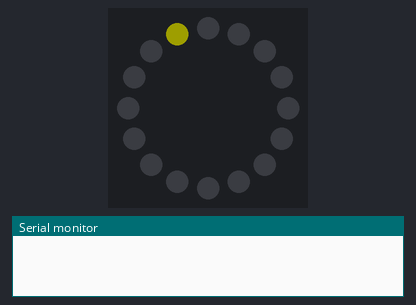
A sketch run on a simulated Arduino Uno, built with avr-gcc and run on an emulated ATmega328P. On the bench: 16 RGB LEDs in a ring, first at the top, clockwise, the last lines printed to the serial monitor. Dim RGB values are drawn brighter than linear; the local clock reads 2024-03-15 10:24:30 at power-on unless the sketch sets it.

Above: at 0.01 s.
At 0.6 s:
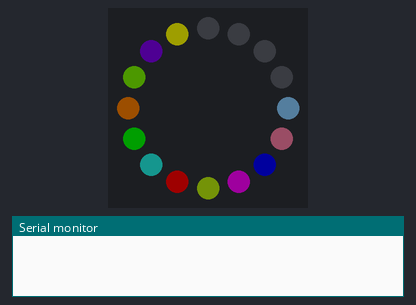
At 1.7 s:
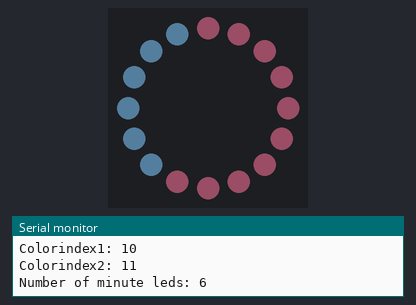

Measured:
- what the display in image 1 shows lasts 1.0 s, from 0.6 s to 1.6 s

The sketch:

neo_ring_time.ino
```cpp
#include <Adafruit_NeoPixel.h>
#include <Wire.h>
#include "RTClib.h"

/*

  Defines a "Color-Time-Watch"

  this is licences under Apache License

  Written by Christof Dallermassl (christof (at) dallermassl (dot) at)

*/

/*
  Additional Idreas:
  * Leds fade every couple of seconds

*/

// ring properties
#define PIN 4
#define PIXEL 16

// Parameter 1 = number of pixels in strip
// Parameter 2 = pin number (most are valid)
// Parameter 3 = pixel type flags, add together as needed:
//   NEO_KHZ800  800 KHz bitstream (most NeoPixel products w/WS2812 LEDs)
//   NEO_KHZ400  400 KHz (classic 'v1' (not v2) FLORA pixels, WS2811 drivers)
//   NEO_GRB     Pixels are wired for GRB bitstream (most NeoPixel products)
//   NEO_RGB     Pixels are wired for RGB bitstream (v1 FLORA pixels, not v2)
Adafruit_NeoPixel ring = Adafruit_NeoPixel(PIXEL, PIN, NEO_GRB + NEO_KHZ800);
RTC_DS1307 rtc;

uint32_t color;

const uint32_t RED = ring.Color(255, 0, 0);
const uint32_t GREEN = ring.Color(0, 255, 0);
const uint32_t BLUE = ring.Color(0, 0, 255);
const uint32_t MAGENTA = ring.Color(255, 0, 255);
const uint32_t YELLOW = ring.Color(255, 255, 0);
const uint32_t PINK = ring.Color(219,112,147);
const uint32_t SKY_BLUE = ring.Color(135,206,255);
const uint32_t MAIZE = ring.Color(128,158,10);
const uint32_t LAVENDER = ring.Color(88,2,163);
const uint32_t SEA_FOAM = ring.Color(32,178,170);
const uint32_t SPRING = ring.Color(102,205,0);
const uint32_t DARK_ORANGE = ring.Color(237,180,6);
const uint32_t ORANGE = ring.Color(237,120,6);
const uint32_t WHITE = ring.Color(255,255,255);
const uint32_t BLACK = ring.Color(0,0,0);

uint32_t colorArray[12];
uint8_t brightnessArray[] = {
// 0h - 6h
5, 5, 5, 5, 5, 10,
// 7h - 12h
20, 30, 30, 30, 30, 30,
// 13 - 18h
30, 30, 30, 30, 30, 30,
// 19 - 23h
30, 30, 30, 20, 20, 10};

const uint32_t SECONDS_PER_LED = 60 * 60 / ring.numPixels(); // = 225sec/pixel for 16 pixels

// fading every minute
uint32_t currentColor[PIXEL];
long lastMillis = 0;

void setup() {
  Serial.begin(9600);


  uint8_t index = 0;
  colorArray[index++] = YELLOW;
  colorArray[index++] = LAVENDER;
  colorArray[index++] = SPRING;
  colorArray[index++] = ORANGE;
  colorArray[index++] = GREEN;
  colorArray[index++] = SEA_FOAM;
  colorArray[index++] = RED;
  colorArray[index++] = MAIZE;
  colorArray[index++] = MAGENTA;
  colorArray[index++] = BLUE;
  colorArray[index++] = PINK;
  colorArray[index++] = SKY_BLUE;

  // rtc setup
  #ifdef AVR
    Wire.begin();
  #else
    Wire1.begin(); // Shield I2C pins connect to alt I2C bus on Arduino Due
  #endif
  rtc.begin();

  if (! rtc.isrunning()) {
    Serial.println("RTC is NOT running!");
    // following line sets the RTC to the date & time this sketch was compiled
    rtc.adjust(DateTime(__DATE__, __TIME__));
  }
  //rtc.adjust(DateTime(__DATE__, __TIME__));

  // ring setup
  ring.begin();
  ring.show(); // Initialize all pixels to 'off'
  ring.setBrightness(brightnessArray[rtc.now().hour()]);
  // initial colors:
  for (index = 0; index < 12; index++) {
    ring.setPixelColor(15 - index, colorArray[index]);
    ring.show();
    delay(50);
  }
  delay(1000);
}

void loop() {
  setColor();
  delay(1000);
}

void setColor() {
  DateTime now = rtc.now();
  uint32_t colorIndex = now.hour();
  if (colorIndex >= 12) {
    colorIndex = colorIndex - 12;
  }
  Serial.print("Time: ");
  Serial.print(now.hour(), DEC);
  Serial.print(":");
  Serial.print(now.minute(), DEC);
  Serial.print(":");
  Serial.print(now.second(), DEC);
  Serial.println();

  uint32_t colorIndex1 = colorIndex;
  uint32_t colorIndex2 = colorIndex + 1;
  if (colorIndex2 == 12) {
    colorIndex2 = 0;
  }
  Serial.print("Colorindex1: ");
  Serial.println(colorIndex1, DEC);
  Serial.print("Colorindex2: ");
  Serial.println(colorIndex2, DEC);

  uint32_t color1 = colorArray[colorIndex1];
  uint32_t color2 = colorArray[colorIndex2];

  uint32_t seconds_since_full_hour = now.minute() * 60 + now.second();
  uint32_t minutesLeds = seconds_since_full_hour / SECONDS_PER_LED;
  Serial.print("Number of minute leds: ");
  Serial.println(minutesLeds, DEC);

  // color1 = this hour's color
  // color2 = next hour's color
  // pixels are indexed counter clockwise!
  for (int index = 0; index < ring.numPixels(); index++) {
    if (index < (ring.numPixels() - minutesLeds)) {
      currentColor[index] = color1;
    } else {
      currentColor[index] = color2;
    }
    ring.setPixelColor(index, currentColor[index]);
  }

  // set brightness (darker during night)
  ring.setBrightness(brightnessArray[now.hour()]);
  ring.show();

  // every minute, fade the leds to black and back again:
  if (millis() - lastMillis > 60000) { // every minute
    lastMillis = millis();
    Serial.print("Fading, lastMillis = ");
    Serial.println(lastMillis);
    // fade to black
    for (int stepCount = 0; stepCount < 100; stepCount++) {
      for (int index = 0; index < ring.numPixels(); index++) {
        uint32_t color = crossFadeColor(currentColor[index], 0x000000, 100, stepCount);
        ring.setPixelColor(index, color);
      }
      ring.show();
      delay(10);
    }
    // fade back to color:
    for (int stepCount = 0; stepCount < 100; stepCount++) {
      for (int index = 0; index < ring.numPixels(); index++) {
        uint32_t color = crossFadeColor(0x000000, currentColor[index], 100, stepCount);
        ring.setPixelColor(index, color);
      }
      ring.show();
      delay(10);
    }
  }

}


uint32_t crossFadeColor(uint32_t fromColor, uint32_t toColor, int steps, int stepNumber) {
//  Serial.print("fromColor: ");
//  Serial.print(fromColor, HEX);
//  Serial.print(" toColor: ");
//  Serial.println(toColor, HEX);
  uint32_t red = crossFadeChannel(fromColor, toColor, steps, stepNumber, 0xff0000, 16);
  uint32_t green = crossFadeChannel(fromColor, toColor, steps, stepNumber, 0x00ff00, 8);
  uint32_t blue = crossFadeChannel(fromColor, toColor, steps, stepNumber, 0x0000ff, 0);

  uint32_t resultColor = red | green | blue;
  return resultColor;
}

uint32_t crossFadeChannel(uint32_t fromColor, uint32_t toColor, int steps, int stepNumber, uint32_t mask, uint8_t bitShift) {
  uint8_t fromChannel = (fromColor & mask) >> bitShift;
  uint8_t toChannel = (toColor & mask) >> bitShift;
  uint32_t resultChannel = crossFadeNumber(fromChannel, toChannel, steps, stepNumber);
  resultChannel = resultChannel << bitShift;
//  Serial.print("from channel :");
//  Serial.println(fromChannel, HEX);
//  Serial.print("to channel :");
//  Serial.println(toChannel, HEX);
//  Serial.print("result channel :");
//  Serial.println(resultChannel, HEX);
  return resultChannel;
}

int crossFadeNumber(int from, int to, int steps, int stepNumber) {
  int diff = to - from;
  int result = from + stepNumber * diff / steps;
//  Serial.print("result number :");
//  Serial.println(result, HEX);
  return result;
}
```
